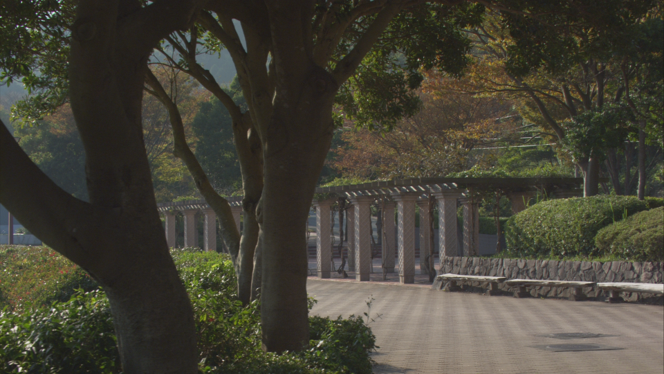
#> input picture 3주차/tree.png, 664 x 374 px
$ python 20250318_3.py
#> lines starting #> are read from the running program, lines starting #| are printed output that depends on the picture
import cv2 as cv
import sys
import numpy as np

img = cv.imread('tree.png')
#> img is the input picture: shape (374, 664, 3); mean B, G, R 55.1, 66.8, 69.5

if img is None:
    sys.exit('파일이 존재하지 않습니다.')

height, width = img.shape[:2]
#> height = 374; width = 664
center = (width / 2, height / 2)
#> center = (332, 187)

angle = 45  # 회전 각도 (반시계 방향)
scale = 1.5  # 스케일 (1.0은 크기 변화 없음)
change_matrix = cv.getRotationMatrix2D(center, angle, scale)
changed_img = cv.warpAffine(img, change_matrix, (width, height))
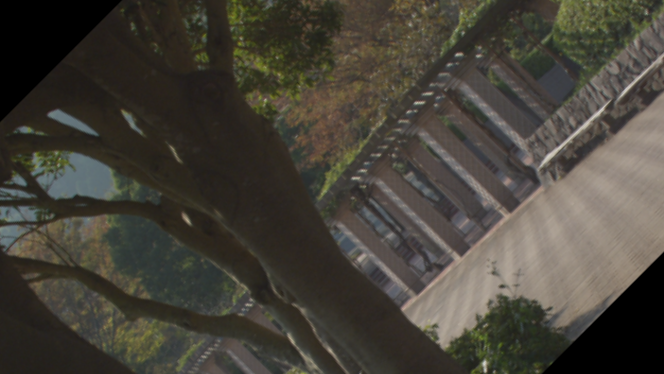
#> changed_img: shape (374, 664, 3); mean B, G, R 57.6, 66.5, 70.4

inter_changed_img = cv.resize(changed_img, (width, height), interpolation=cv.INTER_LINEAR)

result = np.hstack([img, inter_changed_img])
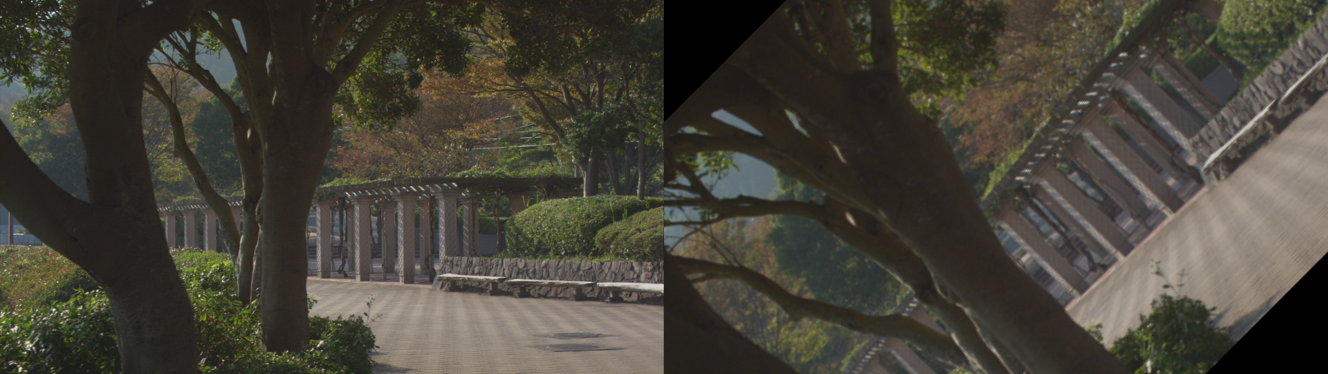
#> result: shape (374, 1328, 3); mean B, G, R 56.4, 66.7, 69.9
cv.imshow("result", result)

cv.waitKey()
cv.destroyAllWindows()
